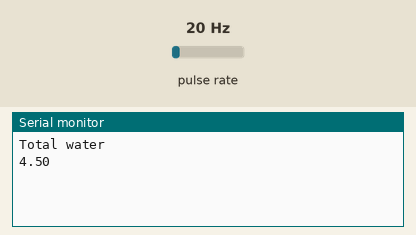
Simulated run of this sketch. Board: Arduino Uno, built with avr-gcc and run on an emulated ATmega328P. Shown: the last lines printed to the serial monitor. Wiring (inferred from the names in the program): pulse sensor: data pin 2. The inputs (shaded band) are chosen by the test bench; at power-on: pulse rate 20 Hz.

Above: at 1.2 s.
1.3 s: pulse rate (sensor on pin 2) set to 4 Hz
At 2.6 s:
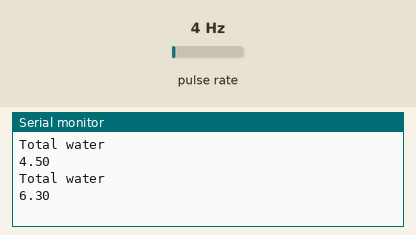
2.8 s: pulse rate (sensor on pin 2) set to 50 Hz
At 3.8 s:
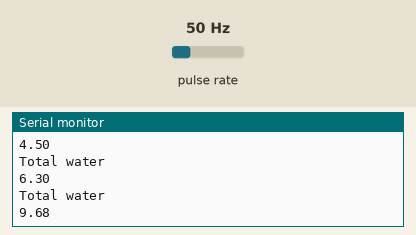
Timing chart, 0 to 5.8 s (numbered marks = the images above; inputs shaded):
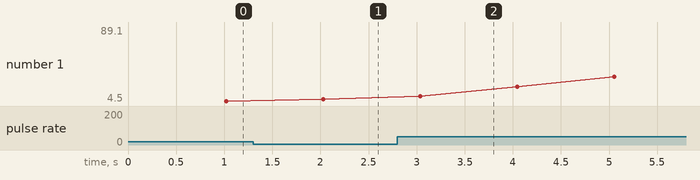

Measured:
- after the input at 1.3 s, the serial monitor: prints a new line after 0.73 s (image 1)
- after the input at 2.8 s, the serial monitor: prints a new line after 0.24 s (image 2)
- plotted number 1: 4.5 → 6.3 after the input at 1.3 s, 6.3 → 89.1 after the input at 2.8 s

The sketch:

waterflowsensor.ino
```cpp
int flowPin = 2;    //This is the input pin on the Arduino
double flowRate;    //This is the value we intend to calculate.
volatile int count; //This integer needs to be set as volatile to ensure it updates correctly during the interrupt process.
int delayTime = 10; //delay in ms
double runningsum = 0;
int tix = 0;
void setup() {
  // put your setup code here, to run once:
  pinMode(flowPin, INPUT);           //Sets the pin as an input
  attachInterrupt(0, Flow, RISING);  //Configures interrupt 0 (pin 2 on the Arduino Uno) to run the function "Flow"
  Serial.begin(9600);  //Start Serial
}

void loop() {
  tix ++;


  // put your main code here, to run repeatedly:
  count = 0;      // Reset the counter so we start counting from 0 again
  interrupts();   //Enables interrupts on the Arduino
  delay (delayTime);   //Wait 1 second
  noInterrupts(); //Disable the interrupts on the Arduino

  //Start the math
  flowRate = (count * 2.25);        //Take counted pulses in the last second and multiply by 2.25mL
  // flowRate = flowRate * 60;         //Convert seconds to minutes, giving you mL / Minute
  //flowRate = flowRate / 1000;      // L/s //Convert mL to Liters, giving you Liters / Minute
  flowRate = flowRate/ 10; // to mL/10 ms

  runningsum += flowRate;

  //Serial.println(flowRate);         //Print the variable flowRate to Serial
  if (tix % 100 == 0){
    Serial.println("Total water");
    Serial.println(runningsum);
  }
}

void Flow()
{
   count++; //Every time this function is called, increment "count" by 1
}
```
